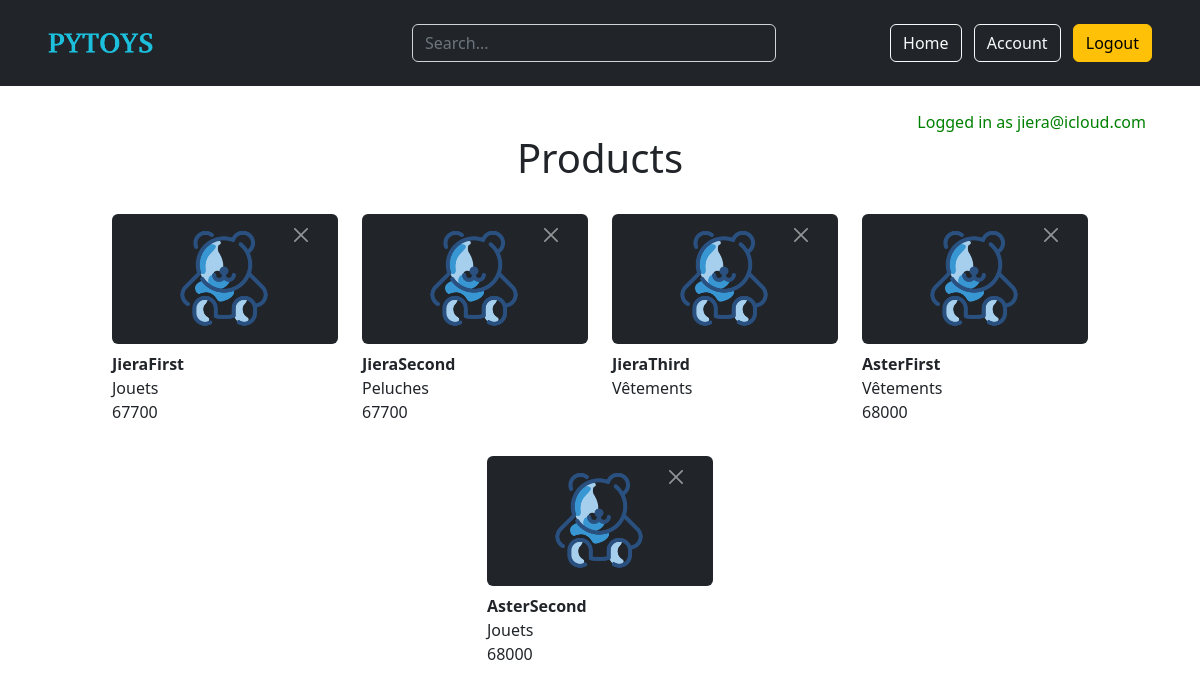
Page / (signed in) on the earlier database version.
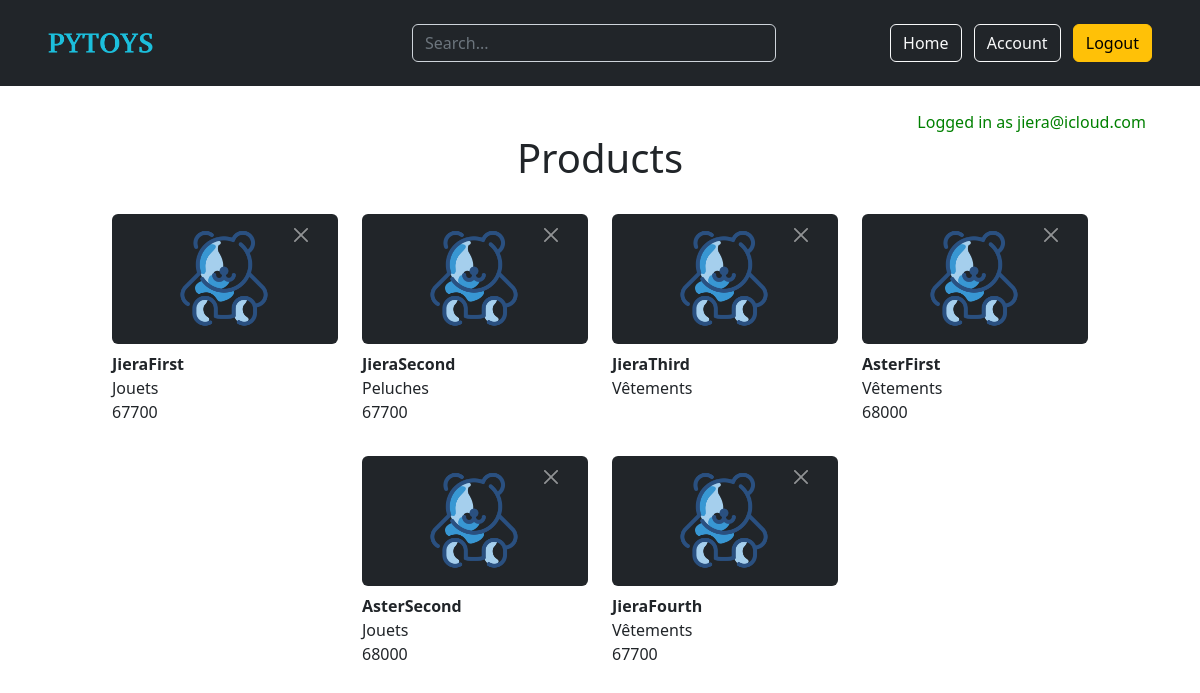
Same page on the later database version.
### website/models.py (models this page shows)
class User(db.Model, UserMixin):
    id = db.Column(db.Integer, primary_key=True)
    email = db.Column(db.String(150), unique=True)
    password = db.Column(db.String(150))
    first_name = db.Column(db.String(150))
    products = db.relationship('Product')

class Product(db.Model):
    id = db.Column(db.Integer, primary_key=True)
    title = db.Column(db.String(100))
    pictures = db.Column(db.String(500)) # Maybe to be created as own model with relationship to this one
    description = db.Column(db.String(5000))
    city = db.Column(db.String(150))
    category = db.Column(db.String(100))
    shipping_fee = db.Column(db.Integer)
    date = db.Column(db.DateTime(timezone=True), default=func.now())
    user_id = db.Column(db.Integer, db.ForeignKey('user.id'))

### website/views.py (the view, shortened to what this page needs)
@views.route('/', methods=['GET', 'POST'])
@login_required
def home():
    get_all_products = db.session.query(Product).all()
    return render_template("home.html", user=current_user, products=get_all_products)

### website/__init__.py (called while the page is built)
def create_app():
    app = Flask(__name__)
    app.config['SECRET_KEY'] = 'zajeoazu!ecàapzh'
    app.config['SQLALCHEMY_DATABASE_URI'] = f'sqlite:///{DB_NAME}'
    db.init_app(app)
    from .views import views
    from .auth import auth
    app.register_blueprint(views, url_prefix="/")
    app.register_blueprint(auth, url_prefix="/")
    from .models import User, Product
    create_database(app)
    login_manager = LoginManager()
    login_manager.login_view = 'auth.login'
    login_manager.init_app(app)
    @login_manager.user_loader
    def load_user(id):
        return User.query.get(int(id))
    return app

### website/templates/home.html (shortened to what this page needs)
{% extends "base.html" %}
{% block content %}
    <div class="container my-4">
        <div align="right" style="color: green;">Logged in as {{ user.email }}</div>
        <h1 align="center">Products</h1>
        <br />
        <div class="container overflow-hidden" id="products-grid">
            <div class="row row-cols-3 g-4 justify-content-center">
                {% for product in products %}
                <div class="col" style="max-width:250px">
                    <div align="center" class="bg-dark rounded">
                        <img src="../static/img/logo3.png" alt="photo" height="130px">
                        <button type="button" class="btn-close btn-close-white pt-4" style="font-size:14px; position:absolute;" aria-label="Close" onClick="deleteProduct({{ product.id }})"></button>
                    </div>
                    <div class="py-2">
                        <div class="fw-bold"> {{ product.title }} </div>
                        <span>{{ product.category }}</span><br />
                        <span>{{ product.city }}</span>
                    </div>
                </div>
                {% endfor %}
            </div>
        </div>
    </div>
{% endblock%}

### website/templates/base.html (shortened to what this page needs)
<!DOCTYPE html>
<html>
    <head>
        <link
        href="https://cdn.jsdelivr.net/npm/bootstrap@5.2.3/dist/css/bootstrap.min.css"
        rel="stylesheet"
>
    </head>
    <body>
        <header class="px-5 py-4 text-bg-dark">
            <div class="row">
                <div class="col d-flex">
                    <a class="d-flex align-items-center text-white text-decoration-none" href="/">
                        <img src="../static/img/logo.png" alt="logo" height="20">
                    </a>
                </div>
                <form class="col-4 nav" role="search">
                    <input type="search" class="form-control justify-content-center form-control-dark text-bg-dark" placeholder="Search..." aria-label="Search">
                </form>
                <div class="col text-end">
                    {% if user.is_authenticated %}
                    <button type="button" class="btn btn-outline-light me-2" id="home" onclick="location.href='/'">Home</button>
                    <button type="button" class="btn btn-outline-light me-2" id="account" onclick="location.href='/account'">Account</button>
                    <button type="button" class="btn btn-warning" id="logout" onclick="location.href='/logout'">Logout</button>
                    {% else %}
                    <button type="button" class="btn btn-outline-light me-2" id="login" onclick="location.href='/login'">Login</button>
                    <button type="button" class="btn btn-warning" id="signup" onclick="location.href='/signup'">Sign up</button>
                    {% endif %}
                </div>
            </div>
        </header>
        <div class="container">
            {% block content %}
            {% endblock%}
        </div>
    </body>
</html>

Differences in the rows shown:
added Product: title "JieraFourth", category "Vêtements", city "67700"
